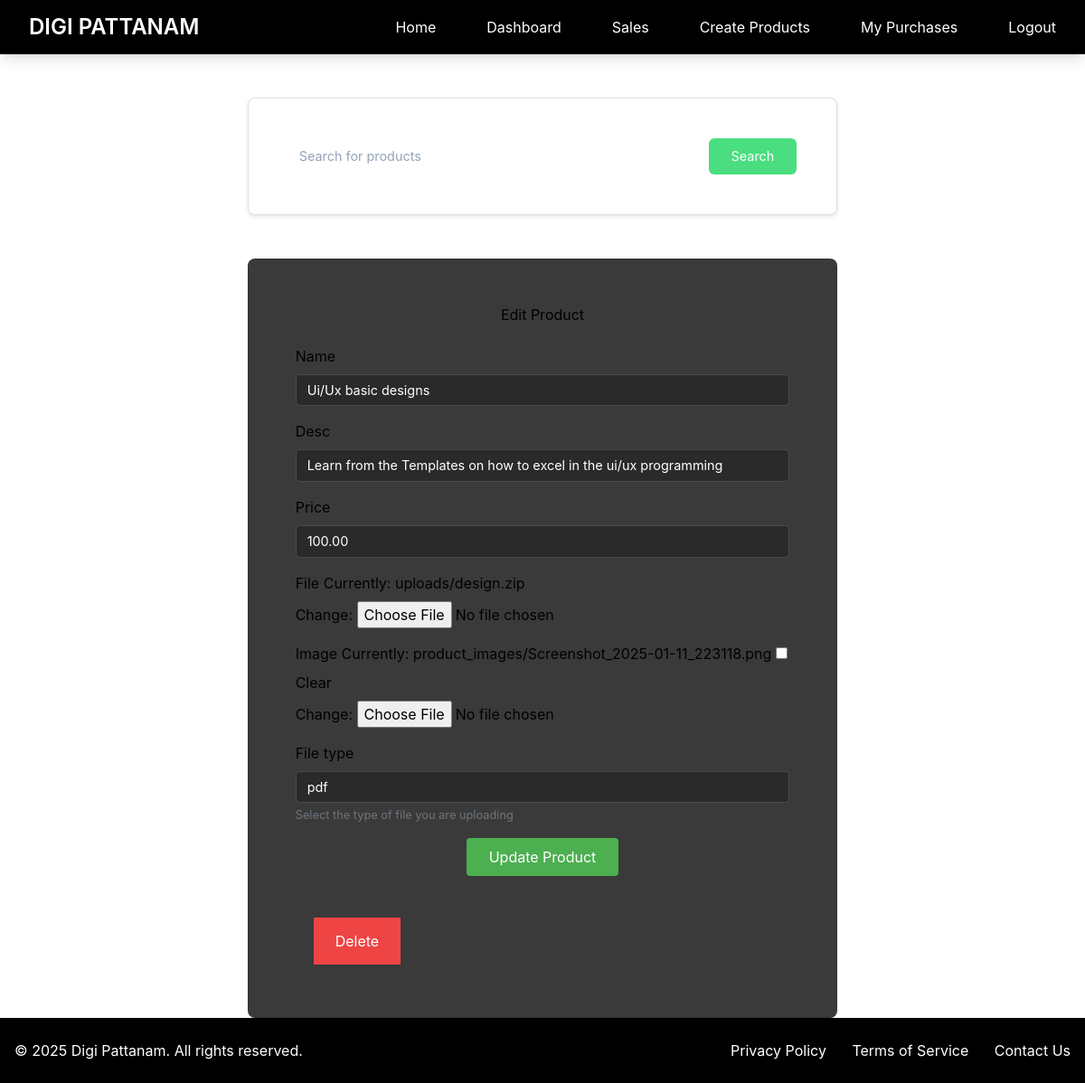
/editproduct/16/ (signed in), run on the app's committed database.
### myapp/models.py (models this page shows, shortened)
class Products(models.Model):
    FILE_TYPE_CHOICES = [
        ('pdf', 'PDF Document'),
        ('video', 'Video File'),
        ('audio', 'Audio File'),
        ('image', 'Image File'),
        ('zip', 'ZIP Archive'),
        ('doc', 'Document'),
        ('other', 'Other')
    ]
    user = models.ForeignKey(User, on_delete=models.CASCADE, null=True)
    name = models.CharField(max_length=200)
    desc = models.CharField(max_length=1000)
    price = models.DecimalField(max_digits=10, decimal_places=2)
    file = models.FileField(upload_to='uploads')
    image = models.ImageField(upload_to='product_images/', null=True, blank=True)
    file_type = models.CharField(
        max_length=10,
        choices=FILE_TYPE_CHOICES,
        default='other',
        help_text="Select the type of file you are uploading",
        null=True
    )

### myapp/views.py (the view)
# urls.py: path('editproduct/<int:id>/', views.product_edit, name='editproduct'),
@login_required
def product_edit(request, id):
    product = get_object_or_404(Products, id=id)
    if product.user != request.user:
        return redirect('dashboard')
    if request.method == 'POST':
        product_form = ProductForm(request.POST, request.FILES, instance=product)
        if product_form.is_valid():
            product_form.save()
            return redirect('dashboard')
    else:
        product_form = ProductForm(instance=product)
    return render(request, 'myapp/product_edit.html', {
        'product_form': product_form,
        'product': product
    })

### myapp/forms.py
class ProductForm(forms.ModelForm):
    class Meta:
        model = Products
        fields = ['name', 'desc', 'price', 'file', 'image', 'file_type']
        widgets = {
            'file_type': forms.Select(attrs={'class': 'form-control'}),
        }

### myapp/templates/myapp/product_edit.html (shortened to what this page needs)
{% extends 'myapp/base.html' %}
{% block body %}
<div class="container mt-5">
    <div class="row justify-content-center">
        <div class="col-md-8">
            <div class="card" style="background-color: #3a3a3a; border-radius: 8px; padding: 2rem;">
                <div class="card-body">
                    <h2 class="text-center mb-4">Edit Product</h2>
                    <form action="" method="POST" enctype="multipart/form-data">
                        {% for field in product_form %}
                        <div class="mb-3">
                            <label for="{{ field.id_for_label }}" class="form-label">{{ field.label }}</label>
                            {% if field.field.widget.input_type == 'file' %}
                                {{ field }}
                            {% else %}
                                <input
                                    type="{{ field.field.widget.input_type }}"
                                    name="{{ field.html_name }}"
                                    id="{{ field.id_for_label }}"
                                    class="form-control"
                                    {% if field.value %}value="{{ field.value }}"{% endif %}
                                    {% if field.field.required %}required{% endif %}
                                    style="background-color: #2a2a2a; color: white; border: 1px solid #4a4a4a;"
                                >
                            {% endif %}
                            {% if field.help_text %}
                                <small class="form-text text-muted">{{ field.help_text }}</small>
                            {% endif %}
                        </div>
                        {% endfor %}
                        <div class="text-center">
                            <button type="submit" class="btn px-4 py-2" style="background-color: #4CAF50; color: white; min-width: 150px;">
                                Update Product
                            </button>
                        </div>
                    </form>
                </div>
                <div class="m-10">
                    <a class="bg-red-500 text-white px-6 py-3" href="{% url 'delete' product.id %}" >Delete</a>
                </div>
            </div>
        </div>
    </div>
</div>
{% endblock %}

### myapp/templates/myapp/base.html (style rules this page uses)
body { background-color: white; color: #000000; font-family: 'Inter', sans-serif; min-height: 100vh; display: flex; flex-direction: column; }
.form-control { background-color: white; color: #333; border: 1px solid #e2e8f0; font-size: 0.9rem; }
.form-control::placeholder { color: #94a3b8; }

### data on the page
Products: name "Ui/Ux basic designs" "Learn from the Templates on how to excel in the ui/ux programming" "100.00" "pdf"

### other printed values
{{ field.label }} "Name" "Desc" "Price" "File" "Image" "File type"
{{ field.help_text }} "Select the type of file you are uploading"
